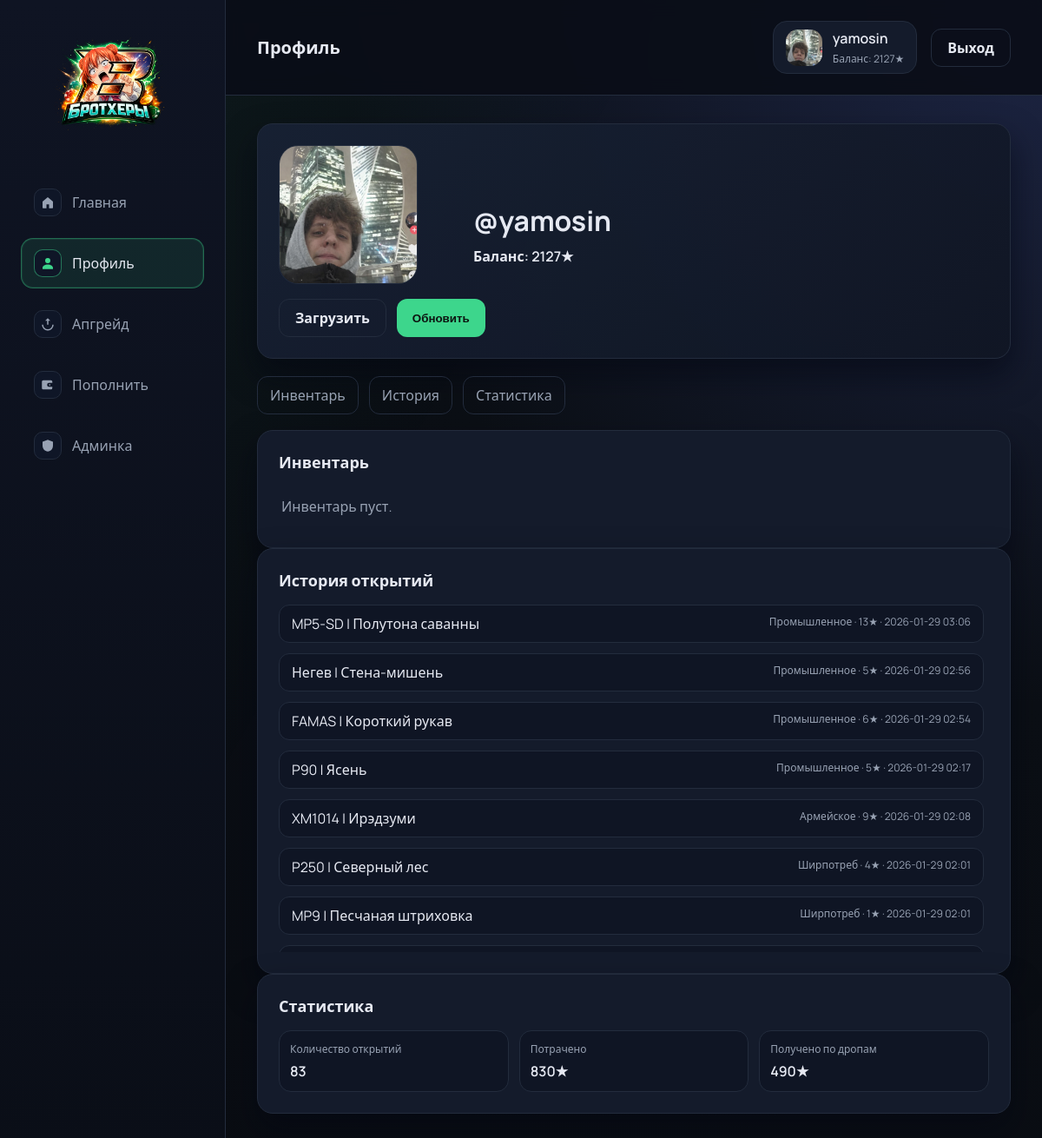
The app's page /profile (signed in) with its own data.
### app.py (models this page shows)
class User(db.Model, UserMixin):
    id = db.Column(db.Integer, primary_key=True)
    username = db.Column(db.String(80), unique=True, nullable=False)
    password_hash = db.Column(db.String(255), nullable=False)
    balance = db.Column(db.Integer, default=0)
    avatar_path = db.Column(db.String(255), default="")
    is_admin = db.Column(db.Boolean, default=False)
    created_at = db.Column(db.DateTime, default=utcnow)

class DropHistory(db.Model):
    id = db.Column(db.Integer, primary_key=True)
    user_id = db.Column(db.Integer, db.ForeignKey("user.id"), nullable=False)
    skin_id = db.Column(db.Integer, db.ForeignKey("skin.id"), nullable=False)
    skin_name_snapshot = db.Column(db.String(120), nullable=False)
    price_snapshot = db.Column(db.Integer, nullable=False)
    rarity_snapshot = db.Column(db.String(80), nullable=False)
    created_at = db.Column(db.DateTime, default=utcnow)

### app.py (the view, shortened to what this page needs)
@app.route("/profile", methods=["GET", "POST"])
@login_required
def profile():
    inventory_items = (
        db.session.query(InventoryItem, Skin)
        .join(Skin, InventoryItem.skin_id == Skin.id)
        .filter(
            InventoryItem.user_id == current_user.id,
            InventoryItem.status == "owned",
        )
        .order_by(InventoryItem.created_at.desc())
        .all()
    )
    history = (
        DropHistory.query.filter_by(user_id=current_user.id)
        .order_by(DropHistory.created_at.desc())
        .all()
    )
    stats = get_user_stats(current_user.id)
    stats = {
        "openings_count": stats["openings_count"],
        "spent": stats["spent"],
        "received": stats["received"],
    }
    return render_template(
        "profile.html",
        inventory_items=inventory_items,
        history=history,
        stats=stats,
    )

### app.py (called while the page is built)
@login_manager.user_loader
def load_user(user_id):
    return db.session.get(User, int(user_id))

def get_user_stats(user_id):
    openings_count = (
        db.session.query(func.count(DropHistory.id))
        .filter(DropHistory.user_id == user_id)
        .scalar()
        or 0
    )
    received = (
        db.session.query(func.coalesce(func.sum(DropHistory.price_snapshot), 0))
        .filter(DropHistory.user_id == user_id)
        .scalar()
        or 0
    )
    spent = openings_count * CASE_PRICE
    profit = received - spent
    return {
        "openings_count": openings_count,
        "received": received,
        "spent": spent,
        "profit": profit,
    }

@app.context_processor
def inject_globals():
    return {
        "case_price": CASE_PRICE,
        "rarities": RARITIES,
    }

### templates/profile.html (shortened to what this page needs)
{% extends "base.html" %}
{% block header %}Профиль{% endblock %}
{% block content %}
  <section class="profile-header">
    <div class="profile-avatar">
      <img
        src="{% if current_user.avatar_path %}{{ url_for('static', filename=current_user.avatar_path) }}{% else %}{{ url_for('static', filename='img/default-avatar.svg') }}{% endif %}"
        alt="avatar"
      />
      <form class="avatar-form" method="post" enctype="multipart/form-data">
        <label class="btn ghost">
          Загрузить
        </label>
        <button class="btn primary" type="submit">Обновить</button>
      </form>
    </div>
    <div class="profile-meta">
      <div class="profile-username">@{{ current_user.username }}</div>
      <div class="profile-balance">Баланс: {{ current_user.balance }}★</div>
    </div>
  </section>
  <nav class="profile-tabs">
    <a class="tab" href="#inventory">Инвентарь</a>
    <a class="tab" href="#history">История</a>
    <a class="tab" href="#stats">Статистика</a>
  </nav>
  <section id="inventory" class="panel">
    <div class="panel-header row-between">
      <h2>Инвентарь</h2>
    </div>
    <div class="inventory-grid">
      {% for item, skin in inventory_items %}
        <div class="skin-card rarity-{{ skin.rarity | lower }}">
          <div class="skin-visual">
            <img src="{{ skin.image_url }}" alt="{{ skin.name }}" />
          </div>
          <div class="skin-info">
            <div class="skin-name">{{ skin.name }}</div>
            <div class="skin-quality">{{ skin.quality }}</div>
            <div class="skin-price">{{ item.price_snapshot }}★</div>
          </div>
          {% if item.status == 'owned' %}
            <div class="skin-actions">
              <form method="post" action="{{ url_for('sell_item', item_id=item.id) }}">
                <button class="btn ghost" type="submit">Продать</button>
              </form>
              <form method="post" action="{{ url_for('withdraw_item', item_id=item.id) }}">
                <button class="btn primary" type="submit">Вывод</button>
              </form>
            </div>
          {% endif %}
        </div>
      {% else %}
        <div class="empty">Инвентарь пуст.</div>
      {% endfor %}
    </div>
  </section>
  <section id="history" class="panel">
    <div class="panel-header">
      <h2>История открытий</h2>
    </div>
    <div class="history-list">
      {% for entry in history %}
        <div class="history-item">
          <div class="history-name">{{ entry.skin_name_snapshot }}</div>
          <div class="history-meta">
            {{ entry.rarity_snapshot }} · {{ entry.price_snapshot }}★ · {{ entry.created_at.strftime("%Y-%m-%d %H:%M") }}
          </div>
        </div>
      {% else %}
        <div class="empty">История пуста.</div>
      {% endfor %}
    </div>
  </section>
  <section id="stats" class="panel">
    <div class="panel-header">
      <h2>Статистика</h2>
    </div>
    <div class="stats-grid">
      <div class="stat-card">
        <div class="stat-label">Количество открытий</div>
        <div class="stat-value">{{ stats.openings_count }}</div>
      </div>
      <div class="stat-card">
        <div class="stat-label">Потрачено</div>
        <div class="stat-value">{{ stats.spent }}★</div>
      </div>
      <div class="stat-card">
        <div class="stat-label">Получено по дропам</div>
        <div class="stat-value">{{ stats.received }}★</div>
      </div>
    </div>
  </section>
{% endblock %}

### templates/base.html (shortened to what this page needs)
<!doctype html>
<html lang="ru">
  <head>
    <link rel="stylesheet" href="{{ url_for('static', filename='css/style.css') }}" />
  </head>
  <body>
    {% set path = request.path %}
    <div class="layout">
      <aside class="sidebar">
        <div class="brand">
  <a href="{{ url_for('index') }}" class="brand-logo">
    <img src="{{ url_for('static', filename='img/logo.png') }}" alt="logo" />
  </a>
</div>
        <nav class="menu">
          <a
            class="menu-item {% if path == '/' %}active{% endif %}"
            href="{{ url_for('index') }}"
            aria-current="{% if path == '/' %}page{% endif %}"
          >
            <span class="menu-icon">
              <svg viewBox="0 0 24 24" aria-hidden="true">
                <path
                  d="M4 10.5L12 4l8 6.5V20a1 1 0 0 1-1 1h-5v-6h-4v6H5a1 1 0 0 1-1-1z"
                />
              </svg>
            </span>
            <span class="menu-label">Главная</span>
          </a>
          {% if current_user.is_authenticated %}
            <a
              class="menu-item {% if path.startswith('/profile') %}active{% endif %}"
              href="{{ url_for('profile') }}"
              aria-current="{% if path.startswith('/profile') %}page{% endif %}"
            >
              <span class="menu-icon">
                <svg viewBox="0 0 24 24" aria-hidden="true">
                  <path
                    d="M12 12a4 4 0 1 0-4-4 4 4 0 0 0 4 4zm0 2c-4.4 0-8 2.2-8 5v2h16v-2c0-2.8-3.6-5-8-5z"
                  />
                </svg>
              </span>
              <span class="menu-label">Профиль</span>
            </a>
            <a
              class="menu-item {% if path.startswith('/upgrade') %}active{% endif %}"
              href="{{ url_for('upgrade') }}"
              aria-current="{% if path.startswith('/upgrade') %}page{% endif %}"
            >
              <span class="menu-icon">
                <svg viewBox="0 0 24 24" aria-hidden="true">
                  <path d="M12 3l4 4h-3v6h-2V7H8z" />
                  <path d="M5 13a7 7 0 0 0 14 0h2a9 9 0 0 1-18 0z" />
                </svg>
              </span>
              <span class="menu-label">Апгрейд</span>
            </a>
            <a
              class="menu-item {% if path.startswith('/topup') %}active{% endif %}"
              href="{{ url_for('topup') }}"
              aria-current="{% if path.startswith('/topup') %}page{% endif %}"
            >
              <span class="menu-icon">
                <svg viewBox="0 0 24 24" aria-hidden="true">
                  <path d="M3 7a2 2 0 0 1 2-2h12a2 2 0 0 1 2 2v2h-5a3 3 0 0 0 0 6h5v2a2 2 0 0 1-2 2H5a2 2 0 0 1-2-2z" />
                  <path d="M16 12a1 1 0 1 0 0 .01z" />
                </svg>
              </span>
              <span class="menu-label">Пополнить</span>
            </a>
          {% endif %}
          {% if current_user.is_authenticated and current_user.is_admin %}
            <a
              class="menu-item {% if path.startswith('/admin') %}active{% endif %}"
              href="{{ url_for('admin_dashboard') }}"
              aria-current="{% if path.startswith('/admin') %}page{% endif %}"
            >
              <span class="menu-icon">
                <svg viewBox="0 0 24 24" aria-hidden="true">
                  <path d="M12 3l8 3v6c0 5-3.5 8.5-8 9-4.5-.5-8-4-8-9V6z" />
                </svg>
              </span>
              <span class="menu-label">Админка</span>
            </a>
          {% endif %}
        </nav>
      </aside>
      <div class="main">
        <header class="topbar">
          <div class="topbar-title">{% block header %}Кейсы{% endblock %}</div>
          <div class="topbar-user">
            {% if current_user.is_authenticated %}
              <div class="user-chip">
                <img
                  class="user-avatar"
                  src="{% if current_user.avatar_path %}{{ url_for('static', filename=current_user.avatar_path) }}{% else %}{{ url_for('static', filename='img/default-avatar.svg') }}{% endif %}"
                  alt="avatar"
                />
                <div class="user-info">
                  <div class="user-name">{{ current_user.username }}</div>
                  <div class="user-balance">Баланс: {{ current_user.balance }}★</div>
                </div>
              </div>
              <a class="btn ghost" href="{{ url_for('logout') }}">Выход</a>
            {% else %}
              <div class="user-guest">Гость</div>
            {% endif %}
          </div>
        </header>
        <main class="content">
          {% block content %}{% endblock %}
        </main>
      </div>
    </div>
  </body>
</html>

### records on screen
User: avatar_path (picture), username "yamosin", balance "2127"
DropHistory: skin_name_snapshot "MP5-SD | Полутона саванны", rarity_snapshot "Промышленное", price_snapshot "13", created_at "2026-01-29 03:06"
DropHistory: skin_name_snapshot "Негев | Стена-мишень", rarity_snapshot "Промышленное", price_snapshot "5", created_at "2026-01-29 02:56"
DropHistory: skin_name_snapshot "FAMAS | Короткий рукав", rarity_snapshot "Промышленное", price_snapshot "6", created_at "2026-01-29 02:54"
DropHistory: skin_name_snapshot "P90 | Ясень", rarity_snapshot "Промышленное", price_snapshot "5", created_at "2026-01-29 02:17"
DropHistory: skin_name_snapshot "XM1014 | Ирэдзуми", rarity_snapshot "Армейское", price_snapshot "9", created_at "2026-01-29 02:08"
DropHistory: skin_name_snapshot "P250 | Северный лес", rarity_snapshot "Ширпотреб", price_snapshot "4", created_at "2026-01-29 02:01"
DropHistory: skin_name_snapshot "MP9 | Песчаная штриховка", rarity_snapshot "Ширпотреб", price_snapshot "1", created_at "2026-01-29 02:01"

### other values on screen
{{ stats.openings_count }} "83"
{{ stats.spent }} "830"
{{ stats.received }} "490"
